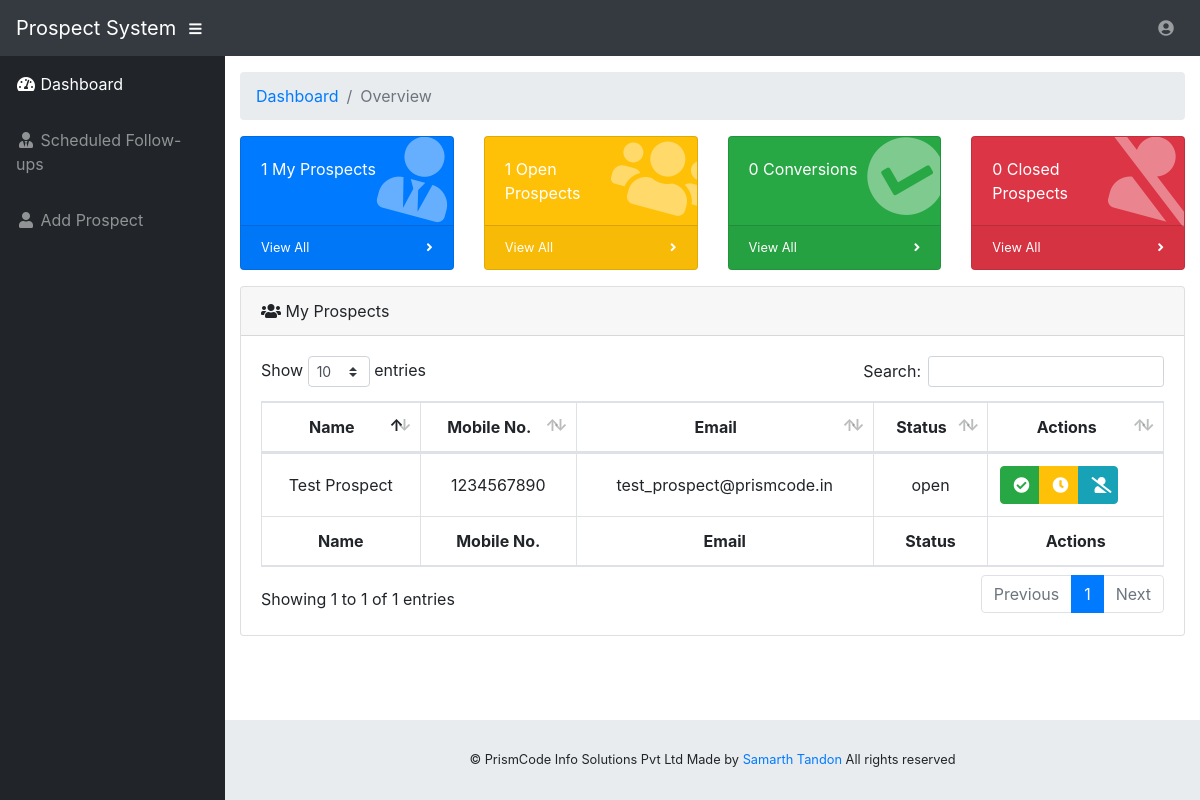
The page /home.php (signed in) on the database its author committed.
### tables this page shows
CREATE TABLE `prospects` (
  `pid` int(10) NOT NULL,
  `name` varchar(100) NOT NULL,
  `phone` varchar(100) NOT NULL,
  `email` varchar(100) NOT NULL,
  `uid` int(10) NOT NULL,
  `status` varchar(20) NOT NULL DEFAULT 'open'
);

### home.php (the view, shortened to what this page needs)
<?php
require 'connection.php';
if (isset($_SESSION['username']) && isset($_SESSION['password'])) {
  $username = $_SESSION['username'];
  $password = $_SESSION['password'];
  $sql = "SELECT * FROM `users` WHERE `username` = '$username' AND `password` = '$password' AND `access` != 'admin'";
  $result = $conn->query($sql);
  if ($result->num_rows == 0) {
    session_destroy();
    header('Location: index.php');
    die();
  } else {
    $current_user = $result->fetch_assoc();
  }
} else {
  session_destroy();
  header('Location: index.php');
  die();
}
?>
<!DOCTYPE html>
<html lang="en">
<head>
  <link href="vendor/fontawesome-free/css/all.min.css" rel="stylesheet" type="text/css">
  <link href="vendor/datatables/dataTables.bootstrap4.css" rel="stylesheet">
  <link href="css/sb-admin.css" rel="stylesheet">
</head>
<body id="page-top">
  <nav class="navbar navbar-expand navbar-dark bg-dark static-top">
    <a class="navbar-brand mr-1" href="home.php">Prospect System</a>
    <button class="btn btn-link btn-sm text-white order-1 order-sm-0" id="sidebarToggle" href="#">
      <i class="fas fa-bars"></i>
    </button>
    <ul class="navbar-nav ml-auto ml-md-0">
      <li class="nav-item dropdown no-arrow">
        <a class="nav-link dropdown-toggle" href="#" id="userDropdown" role="button" data-toggle="dropdown" aria-haspopup="true" aria-expanded="false">
          <i class="fas fa-user-circle fa-fw"></i><span></span>
        </a>
      </li>
    </ul>
  </nav>
  <div id="wrapper">
    <ul class="sidebar navbar-nav">
      <li class="nav-item active">
        <a class="nav-link" href="home.php">
          <i class="fas fa-fw fa-tachometer-alt"></i>
          <span>Dashboard</span>
        </a>
      </li>
      <li class="nav-item">
        <a class="nav-link" href="schedule.php">
          <i class="fas fa-fw fa-user-tie"></i>
          <span>Scheduled Follow-ups</span>
        </a>
      </li>
      <li class="nav-item">
        <a class="nav-link" href="add-prospect.php">
          <i class="fas fa-fw fa-user"></i>
          <span>Add Prospect</span>
        </a>
      </li>
    </ul>
    <div id="content-wrapper">
      <div class="container-fluid">
        <ol class="breadcrumb">
          <li class="breadcrumb-item">
            <a href="#">Dashboard</a>
          </li>
          <li class="breadcrumb-item active">Overview</li>
        </ol>
        <?php
        $uid = $current_user['uid'];
        $sql = "SELECT * FROM `prospects` WHERE `uid` = '$uid'";
        $result = $conn->query($sql);
        $prospects = array();
        $total = $converted = $open = $closed = 0;
        while ($row = $result->fetch_assoc()) {
          $total++;
          if ($row['status'] == "open") {
            $open++;
          }
          array_push($prospects, $row);
        }
        ?>
        <div class="row">
          <div class="col-xl-3 col-sm-6 mb-3">
            <div class="card text-white bg-primary o-hidden h-100">
              <div class="card-body">
                <div class="card-body-icon">
                  <i class="fas fa-fw fa-user-tie"></i>
                </div>
                <div class="mr-5"><?php echo $total; ?> My Prospects</div>
              </div>
              <a class="card-footer text-white clearfix small z-1" href="view-users.php?u=all">
                <span class="float-left">View All</span>
                <span class="float-right">
                  <i class="fas fa-angle-right"></i>
                </span>
              </a>
            </div>
          </div>
          <div class="col-xl-3 col-sm-6 mb-3">
            <div class="card text-white bg-warning o-hidden h-100">
              <div class="card-body">
                <div class="card-body-icon">
                  <i class="fas fa-fw fa-users"></i>
                </div>
                <div class="mr-5"><?php echo $open; ?> Open Prospects</div>
              </div>
              <a class="card-footer text-white clearfix small z-1" href="view-users.php?u=open">
                <span class="float-left">View All</span>
                <span class="float-right">
                  <i class="fas fa-angle-right"></i>
                </span>
              </a>
            </div>
          </div>
          <div class="col-xl-3 col-sm-6 mb-3">
            <div class="card text-white bg-success o-hidden h-100">
              <div class="card-body">
                <div class="card-body-icon">
                  <i class="fas fa-fw fa-check-circle"></i>
                </div>
                <div class="mr-5"><?php echo $converted; ?> Conversions</div>
              </div>
              <a class="card-footer text-white clearfix small z-1" href="view-users.php?u=converted">
                <span class="float-left">View All</span>
                <span class="float-right">
                  <i class="fas fa-angle-right"></i>
                </span>
              </a>
            </div>
          </div>
          <div class="col-xl-3 col-sm-6 mb-3">
            <div class="card text-white bg-danger o-hidden h-100">
              <div class="card-body">
                <div class="card-body-icon">
                  <i class="fas fa-fw fa-user-slash"></i>
                </div>
                <div class="mr-5"><?php echo $closed; ?> Closed Prospects</div>
              </div>
              <a class="card-footer text-white clearfix small z-1" href="view-users.php?u=closed">
                <span class="float-left">View All</span>
                <span class="float-right">
                  <i class="fas fa-angle-right"></i>
                </span>
              </a>
            </div>
          </div>
        </div>
        <div class="card mb-3">
          <div class="card-header">
            <i class="fas fa-users"></i>
            My Prospects</div>
          <div class="card-body">
            <div class="table-responsive">
              <table class="table table-bordered text-center" id="dataTable" width="100%" cellspacing="0">
                <thead>
                  <tr>
                    <th style="vertical-align: middle;">Name</th>
                    <th style="vertical-align: middle;">Mobile No.</th>
                    <th style="vertical-align: middle;">Email</th>
                    <th style="vertical-align: middle;">Status</th>
                    <th style="vertical-align: middle;">Actions</th>
                  </tr>
                </thead>
                <tfoot>
                  <tr>
                    <th style="vertical-align: middle;">Name</th>
                    <th style="vertical-align: middle;">Mobile No.</th>
                    <th style="vertical-align: middle;">Email</th>
                    <th style="vertical-align: middle;">Status</th>
                    <th style="vertical-align: middle;">Actions</th>
                  </tr>
                </tfoot>
                <tbody>
                  <?php
                  foreach ($prospects as $prospect) {
                  ?>
                    <tr>
                      <td style="vertical-align: middle;"> <?php echo $prospect['name']; ?> </td>
                      <td style="vertical-align: middle;"> <?php echo $prospect['phone']; ?> </td>
                      <td style="vertical-align: middle;"> <?php echo $prospect['email']; ?> </td>
                      <td style="vertical-align: middle;"> <?php echo $prospect['status']; ?> </td>
                      <td style="vertical-align: middle; text-align: justify;">
                        <div class="btn-group" role="group" aria-label="Basic example">
                          <?php
                          if ($prospect['status'] == "open") {
                          ?>
                            <button onclick="location.href='action.php?i=<?php echo $prospect['pid']; ?>&action=convert'" class="btn btn-success" style="width: 40px;"><i class="fas fa-check-circle text-white"></i></button>
                            <a data-toggle="modal" data-id="<?php echo $prospect['pid']; ?>" href="#scheduleModal" class="open-RescheduleModal btn btn-warning" style="width: 40px;"><i class="fas fa-clock text-white"></i></a>
                          <?php
                          }
                          ?>
                          <?php
                          if ($prospect['status'] == "open") {
                          ?>
                            <button onclick="location.href='action.php?i=<?php echo $prospect['pid']; ?>&action=close'" class="btn btn-info" style="width: 40px;"><i class="fas fa-user-slash text-white"></i></button>
                          <?php
                          }
                          ?>
                        </div>
                      </td>
                    </tr>
                  <?php
                  }
                  ?>
                </tbody>
              </table>
            </div>
          </div>
        </div>
      </div>
      <footer class="sticky-footer">
        <div class="container my-auto">
          <div class="copyright text-center my-auto">
            <span>&copy PrismCode Info Solutions Pvt Ltd <?php date("Y") ?> Made by<a target="_blank" href="https://www.linkedin.com/in/samarth-tandon-0335b0181"> Samarth Tandon </a>  All rights reserved</span>
          </div>
        </div>
      </footer>
    </div>
  </div>
</body>
</html>

### rows shown on the page
prospects: name "Test Prospect", phone "1234567890", email "test_prospect@prismcode.in", status "open"

### other values the page prints
$total "1"
$open "1"
$converted "0"
$closed "0"
